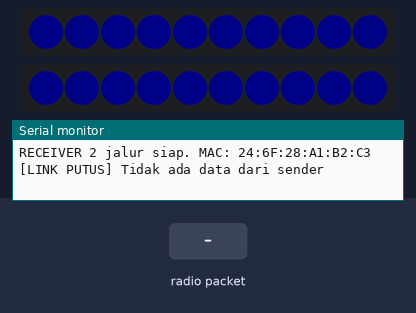
This sketch was run on a simulated ESP32. Parts: 2 × 10 RGB LEDs in strip order, left to right, the last lines printed to the serial monitor. The test bench sets the inputs (shaded band). Dim RGB values are drawn brighter than linear.

Above: at 1.2 s.
1.3 s: radio packet "1" arrives
At 2.0 s:
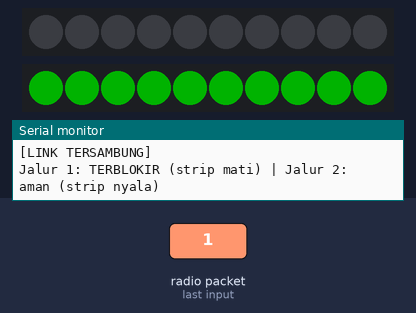
4.3 s: radio packet "0" arrives
At 4.6 s:
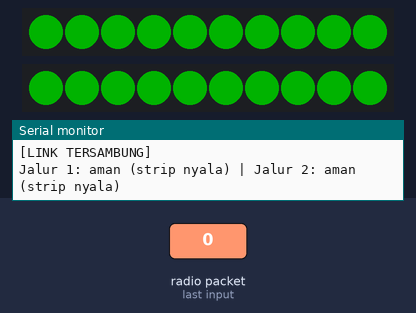
7.3 s: radio packet "2" arrives
At 8.5 s:
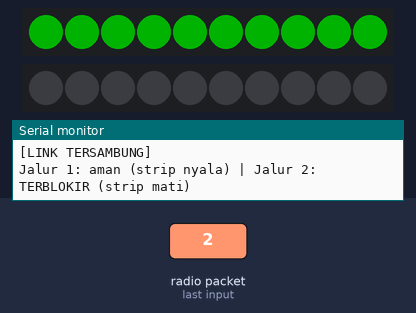
Timing chart, 0 to 10.3 s (numbered marks = the images above; inputs shaded):
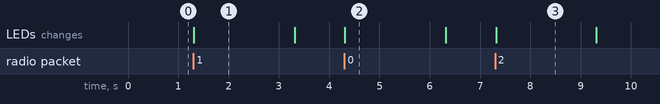

Measured:
- after the input at 1.3 s, the LEDs: change at once (image 1)
- after the input at 4.3 s, the LEDs: change at once (image 2)
- after the input at 7.3 s, the LEDs: change at once (image 3)
- what the display in image 1 shows lasts 2.0 s, from 1.3 s to 3.3 s

The sketch:

tes_2jalur_receiver.ino
```cpp
// TES 2 JALUR - RECEIVER (ESP32 #2)
// Terima status 2 jalur dari sender. Strip hijau menyala pada jalur yang AMAN, mati pada jalur terblokir.
// Tanpa input di sender = kedua strip menyala. Tidak ada paket 2 detik = kedua strip biru (link putus).
// Tiap jalur = 1 strip LED dengan pin data sendiri.
#include <Adafruit_NeoPixel.h>
#include <WiFi.h>
#include <esp_now.h>
#include <esp_wifi.h>

#define LED_PIN_1        5      // pin data strip jalur 1
#define LED_PIN_2        18     // pin data strip jalur 2
#define LEDS_PER_STRIP   10     // ISI sesuai jumlah LED sebenarnya di tiap strip
#define NUM_PATHS        2
#define LED_BRIGHTNESS   60
#define ESPNOW_CHANNEL   1      // harus sama dengan sender
#define LINK_TIMEOUT_MS  2000

typedef struct __attribute__((packed)) {
  uint8_t blockedMask;  // bit0 = jalur 1 terblokir, bit1 = jalur 2 terblokir
} PathPacket;

volatile uint8_t blockedMask = 0;
volatile unsigned long lastPacketMs = 0;

Adafruit_NeoPixel strip1(LEDS_PER_STRIP, LED_PIN_1, NEO_GRB + NEO_KHZ800);
Adafruit_NeoPixel strip2(LEDS_PER_STRIP, LED_PIN_2, NEO_GRB + NEO_KHZ800);
Adafruit_NeoPixel *strips[NUM_PATHS] = { &strip1, &strip2 };  // strips[0] = jalur 1, strips[1] = jalur 2

// Signature callback berbeda antara Arduino-ESP32 core 3.x dan 2.x
#if defined(ESP_ARDUINO_VERSION_MAJOR) && ESP_ARDUINO_VERSION_MAJOR >= 3
void onDataRecv(const esp_now_recv_info_t *info, const uint8_t *data, int len) {
#else
void onDataRecv(const uint8_t *mac, const uint8_t *data, int len) {
#endif
  if (len != sizeof(PathPacket)) return;
  PathPacket pkt;
  memcpy(&pkt, data, sizeof(pkt));
  blockedMask = pkt.blockedMask & 0x03;
  lastPacketMs = millis();
}

void showLinkLost() {
  for (int i = 0; i < NUM_PATHS; i++) {
    strips[i]->fill(strips[i]->Color(0, 0, 40));
    strips[i]->show();
  }
  Serial.println("[LINK PUTUS] Tidak ada data dari sender");
}

// Hijau = jalur aman, mati = jalur terblokir
void showPaths(uint8_t mask) {
  for (int i = 0; i < NUM_PATHS; i++) {
    bool blocked = (mask >> i) & 1;
    strips[i]->clear();
    if (!blocked) strips[i]->fill(strips[i]->Color(0, 255, 0));
    strips[i]->show();
  }

  Serial.print("Jalur 1: ");
  Serial.print((mask & 1) ? "TERBLOKIR (strip mati)" : "aman (strip nyala)");
  Serial.print(" | Jalur 2: ");
  Serial.println((mask & 2) ? "TERBLOKIR (strip mati)" : "aman (strip nyala)");
  if ((mask & 3) == 3) Serial.println("[BAHAYA] Kedua jalur terblokir");
}

void setup() {
  Serial.begin(115200);

  for (int i = 0; i < NUM_PATHS; i++) {
    strips[i]->begin();
    strips[i]->setBrightness(LED_BRIGHTNESS);
    strips[i]->clear();
    strips[i]->show();
  }

  WiFi.mode(WIFI_STA);
  esp_wifi_set_channel(ESPNOW_CHANNEL, WIFI_SECOND_CHAN_NONE);

  if (esp_now_init() != ESP_OK) {
    Serial.println("ESP-NOW init gagal");
    return;
  }
  esp_now_register_recv_cb(onDataRecv);

  Serial.print("RECEIVER 2 jalur siap. MAC: ");
  Serial.println(WiFi.macAddress());
}

void loop() {
  static bool lastLink = true;
  static uint8_t lastMask = 0xFF;  // nilai mustahil, memaksa tampilan pertama

  bool linkUp = lastPacketMs != 0 && (millis() - lastPacketMs <= LINK_TIMEOUT_MS);
  if (!linkUp) {
    if (lastLink) showLinkLost();
    lastLink = false;
    delay(50);
    return;
  }

  uint8_t mask = blockedMask;
  if (!lastLink || mask != lastMask) {
    if (!lastLink) Serial.println("[LINK TERSAMBUNG]");
    lastLink = true;
    lastMask = mask;
    showPaths(mask);
  }
  delay(20);
}
```
